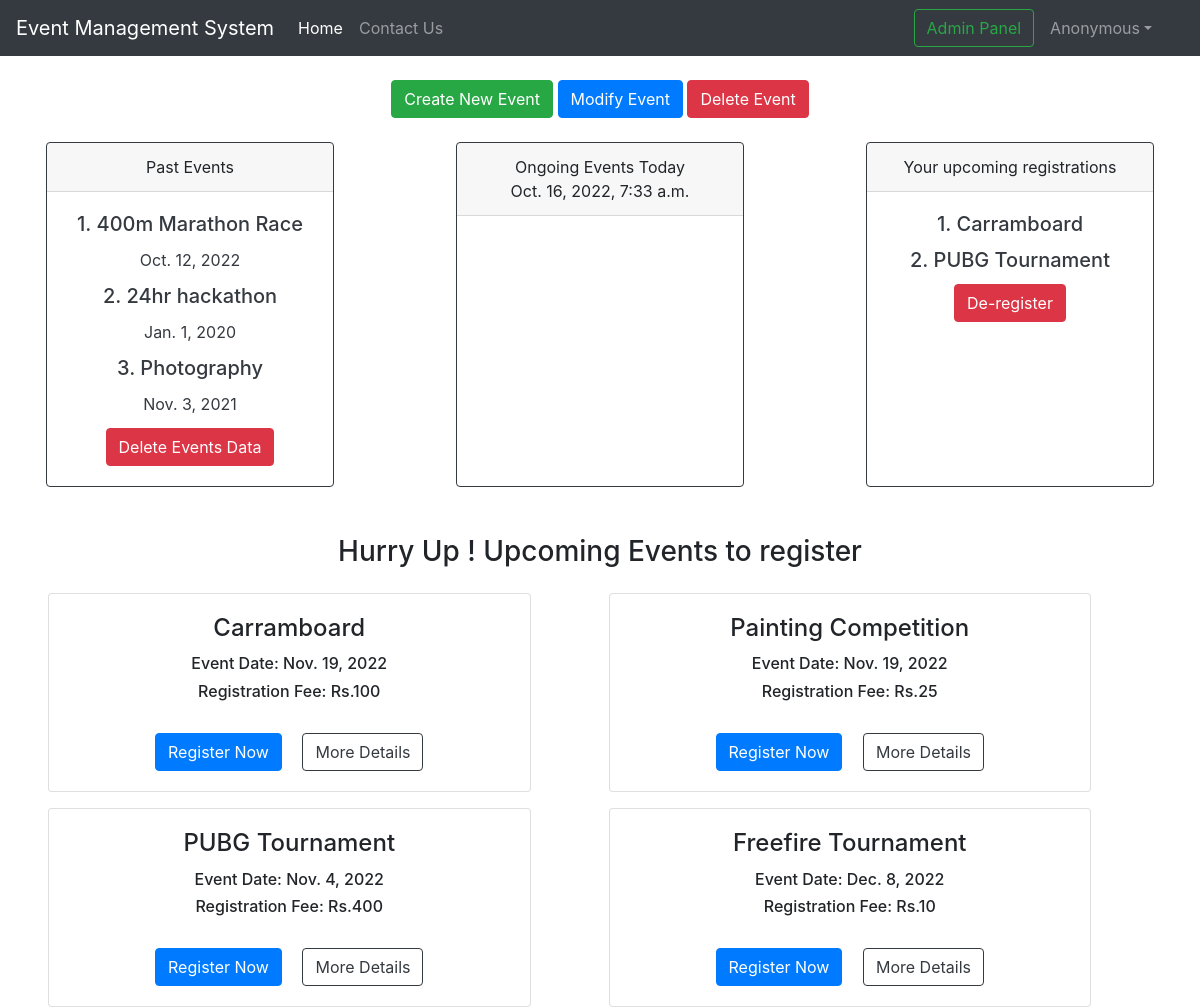
The app's page / (signed in) with its own data.
### signup_app/models.py (models this page shows, shortened)
class Event_table(models.Model):
    event_id = models.AutoField
    event_name = models.CharField(max_length=20)
    description = models.CharField(max_length=200)
    event_price = models.IntegerField(default=0)
    event_date = models.DateField()

class Registration(models.Model):
    username = models.CharField(max_length=100)
    firstname = models.CharField(max_length=20)
    event_name = models.CharField(max_length=20)

### signup_app/views.py (the view)
# urls.py: path('', views.index, name="home"),
def index(request):
    global event_table_data, past_events, ongoing_events, upcoming_events, registered
    username = request.user.username
    event_table_data = Event_table.objects.all()
    registered = Registration.objects.filter(username = username)
    CurrentDate = datetime.now()
    YestardayDate = datetime.now()-timedelta(1)
    TomorrowDate = datetime.now()+timedelta(1)
    past_events = Event_table.objects.filter(event_date__range = ["2020-01-01",YestardayDate])
    ongoing_events = Event_table.objects.filter(event_date = CurrentDate)
    upcoming_events = Event_table.objects.filter(event_date__range = [TomorrowDate,"2030-01-01"])
    params = {
        'event': event_table_data,
        'registrations': registered,
        'past_events': past_events,
        'ongoing_events': ongoing_events,
        'upcoming_events': upcoming_events,
        'CurrentDate': CurrentDate
    }
    return render (request,"index.html", params)

### signup_app/templates/index.html (shortened to what this page needs)
{% extends 'basic.html' %}
{% block navbar_name %}Event Management System{% endblock navbar_name %}
{% block homeactive %}active{% endblock homeactive %}
{% block head %}
<link rel="stylesheet" href="https://stackpath.bootstrapcdn.com/bootstrap/4.5.2/css/bootstrap.min.css"
>
{% endblock head %}
{% block body %}
{% load static %}
{% if user.is_authenticated %}
<div class="row">
    <div class="card border-dark mb-5 mx-auto" style="width: 18rem;">
        <div class="card-header">Past Events</div>
        <div class="card-body text-dark">
            {% for i in past_events %}
            <h5 class="card-title">{{forloop.counter}}. {{i.event_name}}</h5>
            <p class="card-title">{{i.event_date}}</p>
            {% endfor %}
            {% if user.is_superuser %}
            <a href="/deleteevent/"><button type="button" class="btn btn-danger mx-auto">Delete Events Data</button></a>
            {% endif %}
        </div>
    </div>
    <div class="card border-dark mb-5 mx-auto" style="width: 18rem;">
        <div class="card-header">Ongoing Events Today <BR>{{CurrentDate}}</div>
        <div class="card-body text-dark">
        </div>
    </div>
    <div class="card border-dark mb-5 mx-auto" style="width: 18rem;">
        <div class="card-header">Your upcoming registrations</div>
        <div class="card-body text-dark">
            {% for i in registrations %}
            <h5 class="card-title">{{forloop.counter}}. {{i.event_name}}</h5>
            {% endfor %}
            <a href="/deregister_page/"><button type="button" class="btn btn-danger mx-auto">De-register</button></a>
        </div>
    </div>
</div>
    <h3 align="center">Hurry Up ! Upcoming Events to register</h3>
<div class="row">
    {% for i in upcoming_events|slice:"0:"%}
    <div class="col-sm-5 ml-5 mt-3">
        <div class="card">
            <div class="card-body">
                <h4 class="card-title">{{i.event_name}}</h4>
                <h6 class="card-text">Event Date: {{i.event_date}}</h6>
                <h6 class="card-text">Registration Fee: Rs.{{i.event_price}}</h6><BR>
                <form action="register/" method="POST">{% csrf_token %}
                    <button type="submit" name="event_name" value="{{i.event_name}}" class="btn btn-primary mr-3">Register Now</button>
                    <button type="button" class="btn btn-outline-dark"
                    data-toggle="modal"
                    data-target="#exampleModal"
                    data-event_name="{{i.event_name}}"
                    data-description="{{i.description}}"
                    data-event_price="{{i.event_price}}"
                    data-event_date="{{i.event_date}}">
                        More Details
                    </button><BR>
                </form>
            </div>
        </div>
    </div>
    {% endfor %}
</div>
{% endif %}
{% endblock body %}

### signup_app/templates/basic.html (shortened to what this page needs)
<!doctype html>
<html lang="en">
<head>
  {% block head %} {% endblock head %}
</head>
<body>
  <nav class="navbar navbar-expand-lg navbar-dark bg-dark">
    <a class="navbar-brand" href="#">{% block navbar_name %} {% endblock navbar_name %}</a>
    <div class="collapse navbar-collapse" id="navbarSupportedContent">
      <ul class="navbar-nav mr-auto">
        <li class="nav-item {% block homeactive %}  {% endblock homeactive %}">
          <a class="nav-link" href="/">Home<span class="sr-only">(current)</span></a>
        </li>
        <li class="nav-item {% block aboutactive %}  {% endblock aboutactive %}">
          <a class="nav-link" href="/contactus/">Contact Us</a>
        </li>
      </ul>
      <div class="ml-auto form-inline ">
        <a href="/admin" role="button" target="_blank" class="btn btn-outline-success m-2 my-sm-0"> Admin Panel </a>
        {% if user.is_authenticated %}
        <ul class="navbar-nav mr-4">
          <li class="nav-item dropdown">
            <a class="nav-link dropdown-toggle" href='#' id="navbarDropdown" role="button" data-toggle="dropdown">
              {{request.user.first_name}}</a>
          </li>
        </ul>
      </div>
      {% else %}
      <a href="loginpage/"><button type="button" class="btn btn-success mr-2">
          Login/Signup
        </button></a>
      {% endif %}
    </div>
  </nav>
  {% if user.is_authenticated %}
  <BR>
  <div align="center">
    {% if user.is_superuser %}
      <a href="/createevent/"><button type="button" class="btn btn-success">Create New Event</button></a>
      <a href="/modifyevent/"><button type="button" class="btn btn-primary">Modify Event</button></a>
      <a href="/deleteevent/"><button type="button" class="btn btn-danger">Delete Event</button></a>
      <BR><BR>
    {% else %}
          <BR>
    {% endif %}
  {% else %}
  <BR>
  <h2 align="center"> Want some fun ? Register Now ! </h2>
  <BR>
  {% endif %}
  {% block body %} {% endblock %}
</body>
</html>

### signup_app/templates/basic.html (style rules this page uses)
html, body { overflow-x: hidden !important; }

### records on screen
Event_table: event_name "400m Marathon Race", event_date "Oct. 12, 2022"
Event_table: event_name "24hr hackathon", event_date "Jan. 1, 2020"
Event_table: event_name "Photography", event_date "Nov. 3, 2021"
Registration: event_name "Carramboard"
Registration: event_name "PUBG Tournament"
Event_table: event_name "Carramboard", event_date "Nov. 19, 2022", event_price "100"
Event_table: event_name "Painting Competition", event_date "Nov. 19, 2022", event_price "25"
Event_table: event_name "PUBG Tournament", event_date "Nov. 4, 2022", event_price "400"
Event_table: event_name "Freefire Tournament", event_date "Dec. 8, 2022", event_price "10"

### other values on screen
{{ request.user.first_name }} "Anonymous"
